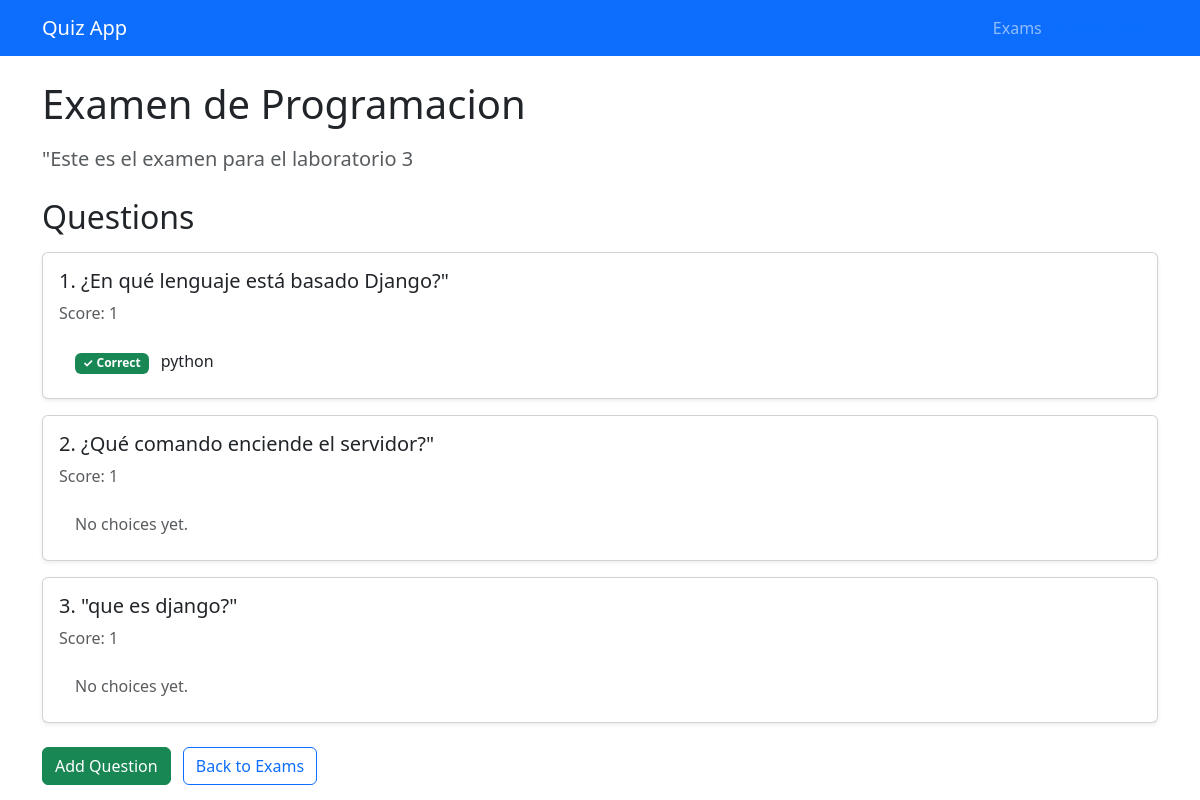
Screenshot of /3/ with the database file from the repository.
### quiz/models.py (models this page shows, shortened)
class Exam(models.Model):
    title = models.CharField(max_length=200)
    description = models.TextField()
    created_at = models.DateTimeField(auto_now_add=True)
    class Meta:
        ordering = ["-created_at"]
        verbose_name = "Exam"
        verbose_name_plural = "Exams"

class Question(models.Model):
    exam = models.ForeignKey(Exam, on_delete=models.CASCADE, related_name="questions")
    statement = models.TextField()
    score = models.IntegerField(default=1)
    class Meta:
        ordering = ["id"]
        verbose_name = "Question"
        verbose_name_plural = "Questions"

class Choice(models.Model):
    question = models.ForeignKey(
        Question, on_delete=models.CASCADE, related_name="choices"
    )
    text = models.TextField()
    is_correct = models.BooleanField(default=False)
    class Meta:
        ordering = ["id"]
        verbose_name = "Choice"
        verbose_name_plural = "Choices"

### quiz/views.py (the view)
# urls.py: path("<int:pk>/", views.ExamDetailView.as_view(), name="exam_detail"),
class ExamDetailView(View):
    def get(self, request, pk):
        exam = get_object_or_404(Exam, pk=pk)
        questions = exam.questions.all()
        return render(
            request,
            "quiz/exam_detail.html",
            {"exam": exam, "questions": questions},
        )

### quiz/templates/quiz/exam_detail.html (shortened to what this page needs)
{% extends "quiz/base.html" %}
{% block content %}
<h1 class="mb-3">{{ exam.title }}</h1>
<p class="lead text-muted mb-4">{{ exam.description }}</p>
<h2 class="mb-3">Questions</h2>
{% for question in questions %}
    <div class="card mb-3 shadow-sm">
        <div class="card-body">
            <h5 class="card-title">{{ forloop.counter }}. {{ question.statement }}</h5>
            <p class="text-muted">Score: {{ question.score }}</p>
            <ul class="list-group list-group-flush">
                {% for choice in question.choices.all %}
                    <li class="list-group-item">
                        {% if choice.is_correct %}
                            <span class="badge bg-success me-2">✓ Correct</span>
                        {% else %}
                            <span class="badge bg-secondary me-2">○</span>
                        {% endif %}
                        {{ choice.text }}
                    </li>
                {% empty %}
                    <li class="list-group-item text-muted">No choices yet.</li>
                {% endfor %}
            </ul>
        </div>
    </div>
{% empty %}
    <div class="alert alert-info">No questions yet for this exam.</div>
{% endfor %}
<div class="mt-4">
    <a href="{% url 'quiz:question_add' exam.pk %}" class="btn btn-success me-2">Add Question</a>
    <a href="{% url 'quiz:exam_list' %}" class="btn btn-outline-primary">Back to Exams</a>
</div>
{% endblock %}

### rows the page displays
Exam: title "Examen de Programacion", description "\"Este es el examen para el laboratorio 3"
Question: statement "¿En qué lenguaje está basado Django?\"", score "1"
Choice: is_correct "✓ Correct", text "python"
Question: statement "¿Qué comando enciende el servidor?\"", score "1"
Question: statement "\"que es django?\"", score "1"
